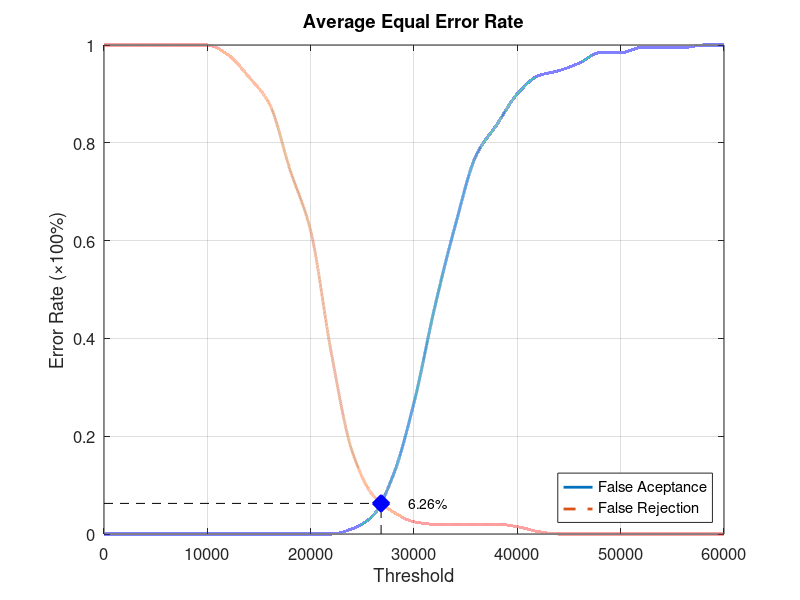
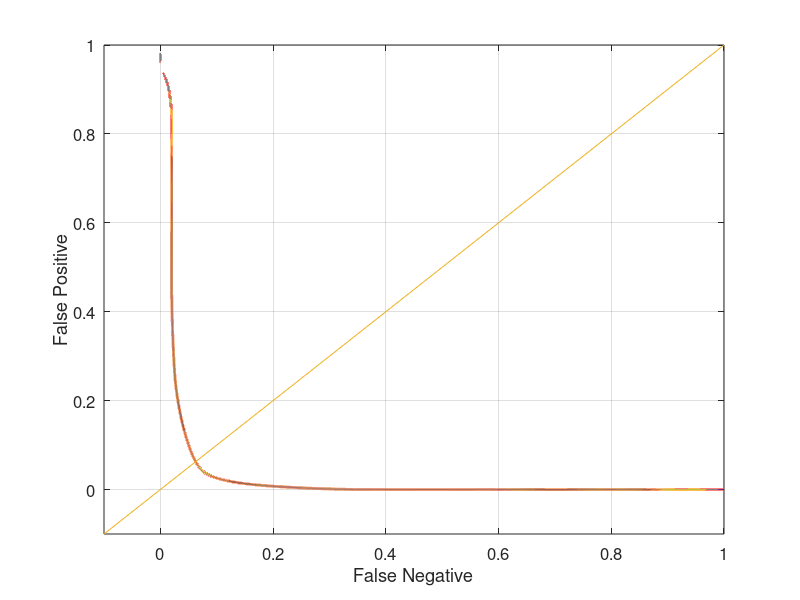

Write MATLAB code to recreate these figures, in order.
function yEER = Database1_1
close all;
clear;
clc;
x = 0:2000:60000;
xq = 0:0.5:60000;

y0 = [0 0 0 0 0 0 0 0 0 0 0 0 0.0105263 0.0368421 0.121053 0.268421 0.463158 0.631579 0.773684 0.836842 0.9 0.936842 0.947368 0.963158 0.984211 0.984211 0.994737 0.994737 0.994737 1 1];
yy0 = interp1(x, y0, xq, 'pchip');
y1 = [1 1 1 1 1 1 0.98 0.935 0.88 0.745 0.62 0.37 0.17 0.08 0.045 0.025 0.02 0.02 0.02 0.02 0.015 0.005 0 0 0 0 0 0 0 0 0];
yy1 = interp1(x, y1, xq, 'pchip');

% Calculating EER: 
y2 = abs(y0 - y1);
find(y2 == min(y2))
yy2 = abs(yy0 - yy1);
xEER = find(yy2 == min(yy2));
xEERIndex = xq(xEER) % X-axis EER
yEER = yy0(xEER) % Y-axis EER

main = figure
plot(xq, yy0,'-','LineWidth', 2);	hold on
plot(xq, yy1,'--','LineWidth', 2);	hold on
plot([xEERIndex xEERIndex], [0 yEER], 'k--');	hold on
plot([0 xEERIndex], [yEER yEER], 'k--');	hold on
plot(xEERIndex, yEER, 'bx', 'LineWidth', 10);	hold on
text(xEERIndex + 10 * xEERIndex / 100, yEER, [num2str(round((10000 * yEER)) / 100) '%'])
legend('False Aceptance', 'False Rejection', 'Location', 'SouthEast')
xlabel('Threshold')
ylabel('Error Rate (\times100%)')
title('Average Equal Error Rate')
set(gca, 'FontSize', 12)
axis([0 60000 0 1])
grid on

print(main, 'Database1_1Main', '-dpng');
FNRxFPR = figure('Color', [1 1 1]);
plot(yy1, yy0, '-', yy1, yy0, 'LineWidth', 2);
hold on
y = -0.1:0.1:1
plot(y, y); 
set(gca, 'FontSize', 12)
xlabel('False Negative')
ylabel('False Positive')
axis([-0.1 1 -0.1 1])
set(gca, 'FontSize', 12)
grid on

print(FNRxFPR, 'Database1_1FNRxFPR','-dpng');
end
